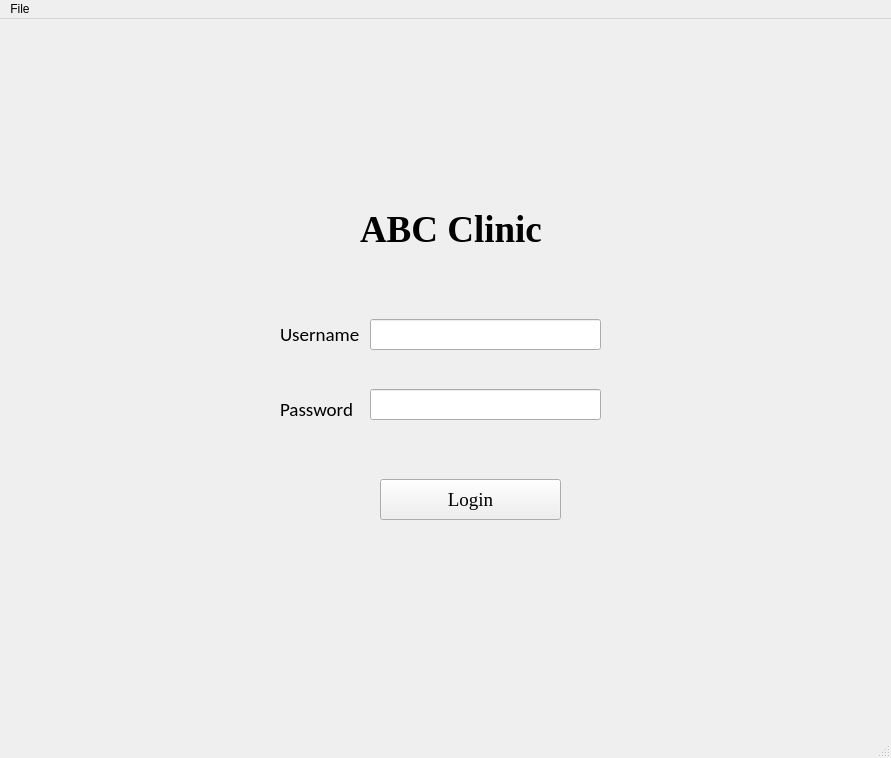
<?xml version="1.0" encoding="UTF-8"?>
<ui version="4.0">
 <class>MainWindow</class>
 <widget class="QMainWindow" name="MainWindow">
  <property name="geometry">
   <rect>
    <x>0</x>
    <y>0</y>
    <width>891</width>
    <height>758</height>
   </rect>
  </property>
  <property name="windowTitle">
   <string>MainWindow</string>
  </property>
  <widget class="QWidget" name="centralwidget">
   <widget class="QLabel" name="label">
    <property name="geometry">
     <rect>
      <x>280</x>
      <y>300</y>
      <width>91</width>
      <height>31</height>
     </rect>
    </property>
    <property name="font">
     <font>
      <family>Calibri</family>
      <pointsize>14</pointsize>
     </font>
    </property>
    <property name="text">
     <string>Username</string>
    </property>
   </widget>
   <widget class="QLabel" name="label_2">
    <property name="geometry">
     <rect>
      <x>280</x>
      <y>380</y>
      <width>91</width>
      <height>20</height>
     </rect>
    </property>
    <property name="font">
     <font>
      <family>Calibri</family>
      <pointsize>14</pointsize>
     </font>
    </property>
    <property name="text">
     <string>Password</string>
    </property>
   </widget>
   <widget class="QPushButton" name="pushButton">
    <property name="geometry">
     <rect>
      <x>380</x>
      <y>460</y>
      <width>181</width>
      <height>41</height>
     </rect>
    </property>
    <property name="font">
     <font>
      <family>Times New Roman</family>
      <pointsize>14</pointsize>
     </font>
    </property>
    <property name="text">
     <string>Login</string>
    </property>
   </widget>
   <widget class="QLineEdit" name="Username">
    <property name="geometry">
     <rect>
      <x>370</x>
      <y>300</y>
      <width>231</width>
      <height>31</height>
     </rect>
    </property>
    <property name="font">
     <font>
      <family>Calibri</family>
      <pointsize>12</pointsize>
     </font>
    </property>
   </widget>
   <widget class="QLineEdit" name="Password">
    <property name="geometry">
     <rect>
      <x>370</x>
      <y>370</y>
      <width>231</width>
      <height>31</height>
     </rect>
    </property>
    <property name="font">
     <font>
      <family>Calibri</family>
      <pointsize>12</pointsize>
     </font>
    </property>
    <property name="echoMode">
     <enum>QLineEdit::Password</enum>
    </property>
   </widget>
   <widget class="QLabel" name="label_3">
    <property name="geometry">
     <rect>
      <x>360</x>
      <y>170</y>
      <width>181</width>
      <height>81</height>
     </rect>
    </property>
    <property name="font">
     <font>
      <family>Times New Roman</family>
      <pointsize>28</pointsize>
      <weight>75</weight>
      <bold>true</bold>
     </font>
    </property>
    <property name="text">
     <string>ABC Clinic</string>
    </property>
   </widget>
  </widget>
  <widget class="QMenuBar" name="menubar">
   <property name="geometry">
    <rect>
     <x>0</x>
     <y>0</y>
     <width>891</width>
     <height>21</height>
    </rect>
   </property>
   <widget class="QMenu" name="menuFile">
    <property name="title">
     <string>File</string>
    </property>
    <addaction name="actionClose"/>
   </widget>
   <addaction name="menuFile"/>
  </widget>
  <widget class="QStatusBar" name="statusbar"/>
  <action name="actionClose">
   <property name="icon">
    <iconset>
     <normaloff>fugue-icons-3.5.6/icons/cross-circle.png</normaloff>fugue-icons-3.5.6/icons/cross-circle.png</iconset>
   </property>
   <property name="text">
    <string>Close</string>
   </property>
  </action>
 </widget>
 <resources/>
 <connections/>
</ui>
